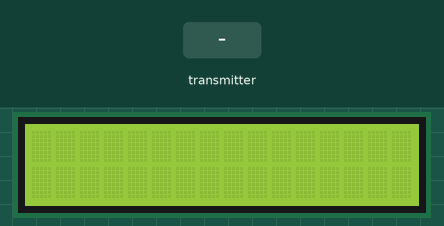
Recording of a sketch running on a simulated Arduino Uno, built with avr-gcc and run on an emulated ATmega328P. Shown: 16×2 character LCD. The inputs (shaded band) are chosen by the test bench. No radio packets arrive unless stated.

Above: at 1.3 s.
1.4 s: the transmitter starts sending data.0 = 0
At 1.8 s:
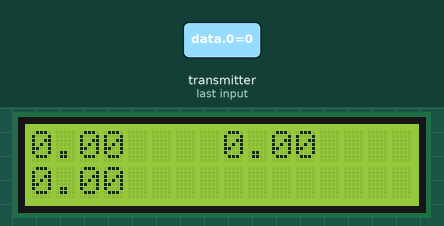
2.9 s: the transmitter starts sending data.1 = 25
At 4.1 s:
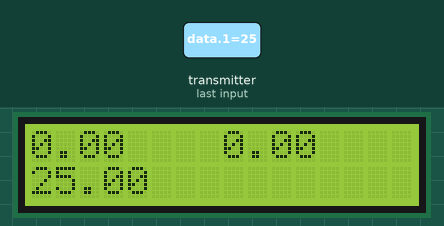
4.4 s: the transmitter starts sending data.2 = 25
At 5.4 s:
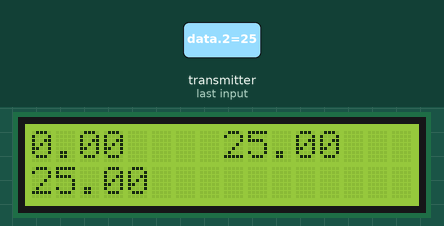
5.9 s: the transmitter starts sending data.0 = 25
At 6.6 s:
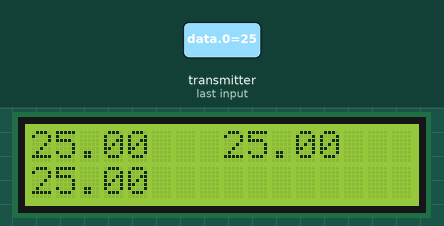
7.4 s: the transmitter starts sending data.1 = 0
At 8.6 s:
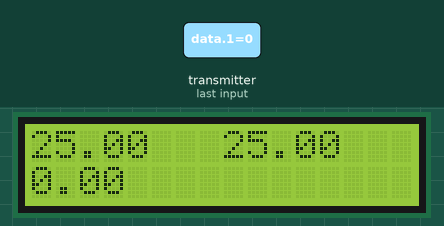
8.9 s: the transmitter starts sending data.2 = 0
At 10.0 s:
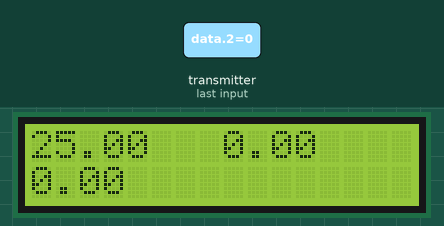
Timing chart, 0 to 11.4 s (numbered marks = the images above; inputs shaded):
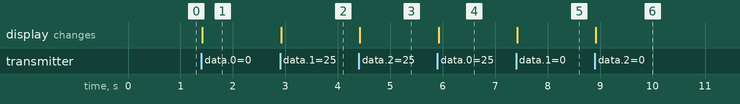

The sketch:

Indoor_controller.ino
```cpp
#include <SPI.h>
#include <nRF24L01.h>
#include <RF24.h>
#include <RF24Module.h>

#include <Wire.h>
#include <LiquidCrystal_I2C.h>

#define RADIO_CE 9
#define RADIO_CSN 10

RF24Module radio(RADIO_CE, RADIO_CSN);

LiquidCrystal_I2C lcd(0x27, 16, 2);

void setup() {
  Serial.begin(9600);

  lcd.begin();
  lcd.backlight();

  radio.setup();
  radio.startListening();
}

void loop()
{
  float data[3];

  if (radio.read(&data, sizeof(data)))
  {
    lcd.clear();
    lcd.print(data[0]);
    lcd.setCursor(0, 1);
    lcd.print(data[1]);
    lcd.setCursor(8, 0);
    lcd.print(data[2]);
  }
}
```

Measured:
- after the input at 1.4 s, the display: changes at once (image 1)
- after the input at 2.9 s, the display: changes at once (image 2)
- after the input at 4.4 s, the display: changes at once (image 3)
- after the input at 5.9 s, the display: changes at once (image 4)
- after the input at 7.4 s, the display: changes at once (image 5)
- after the input at 8.9 s, the display: changes at once (image 6)
